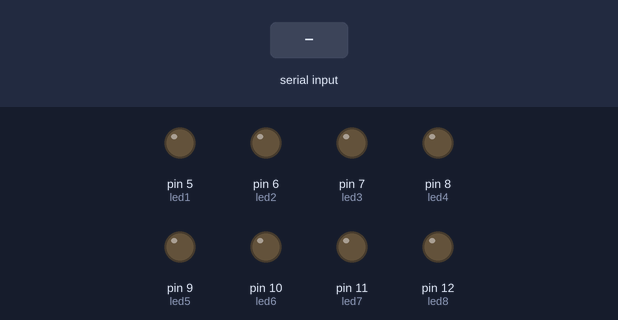
Bench run of a sketch on a simulated Arduino Uno, built with avr-gcc and run on an emulated ATmega328P. Shown: output pins drawn as LEDs (lit = HIGH). Inputs (shaded band) come from the test bench.

Above: at 1.2 s.
1.3 s: "90,45\n" received over Serial
At 3.5 s:
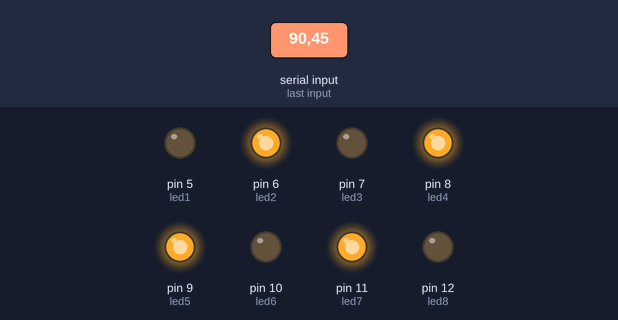
Timing chart, 0 to 8.3 s (numbered marks = the images above; inputs shaded):
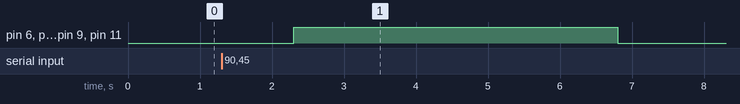

Measured:
- after the input at 1.3 s, pin 6 (led2), pin 8 (led4), pin 9 (led5), pin 11 (led7): LOW → HIGH after 1.0 s, → LOW 4.5 s later

The sketch:

Arduino_Practica1_Binario.ino
```cpp
int numero;
int led1 = 5;
int led2 = 6;
int led3 = 7;
int led4 = 8;
int led5 = 9;
int led6 = 10;
int led7 = 11;
int led8 = 12;

int b128, b64, b32, b16, b8, b4, b2, b1;

void setup() {

Serial.begin(9600);
pinMode (led1,OUTPUT);// OUTPUT sirve para poner los leds en modo salida y se puedan prender
pinMode (led2,OUTPUT);
pinMode (led3,OUTPUT);
pinMode (led4,OUTPUT);
pinMode (led5,OUTPUT);
pinMode (led6,OUTPUT);
pinMode (led7,OUTPUT);
pinMode (led8,OUTPUT);
}

void loop() {

if (Serial.available()>0) //Lee cantidad de bytes, caracteres,
{
  numero =Serial.readString().toInt();//si se ingresa un no numero se pondra como 0,

  if (numero<=255){
  if (numero >= 128) { b128 = 1; numero = numero % 128;}
  else b128 = 0;

  if (numero >= 64) { b64 = 1; numero = numero % 64;}
  else b64 = 0;

  if (numero >= 32) { b32 = 1; numero = numero % 32;}
  else b32 = 0;

  if (numero >= 16) { b16 = 1; numero = numero % 16;}
  else b16 = 0;

  if (numero >= 8) { b8 = 1; numero = numero % 8;}
  else b8 = 0;

  if (numero >= 4) { b4 = 1; numero = numero % 4;}
  else b4 = 0;

  if (numero >= 2) { b2 = 1; numero = numero % 2;}
  else b2 = 0;

  if (numero >= 1) { b1 = 1; }
  else b1 = 0;
}
else
{
b128=1;
b64=1;
b32=1;
b16=1;
b8=1;
b4=1;
b2=1;
b1=1;
}
digitalWrite(led1,b128);
digitalWrite(led2,b64);
digitalWrite(led3,b32);
digitalWrite(led4,b16);
digitalWrite(led5,b8);
digitalWrite(led6,b4);
digitalWrite(led7,b2);
digitalWrite(led8,b1);

delay(4500);
digitalWrite(led1,0);
digitalWrite(led2,0);
digitalWrite(led3,0);
digitalWrite(led4,0);
digitalWrite(led5,0);
digitalWrite(led6,0);
digitalWrite(led7,0);
digitalWrite(led8,0);

delay(250);


}
}
```
